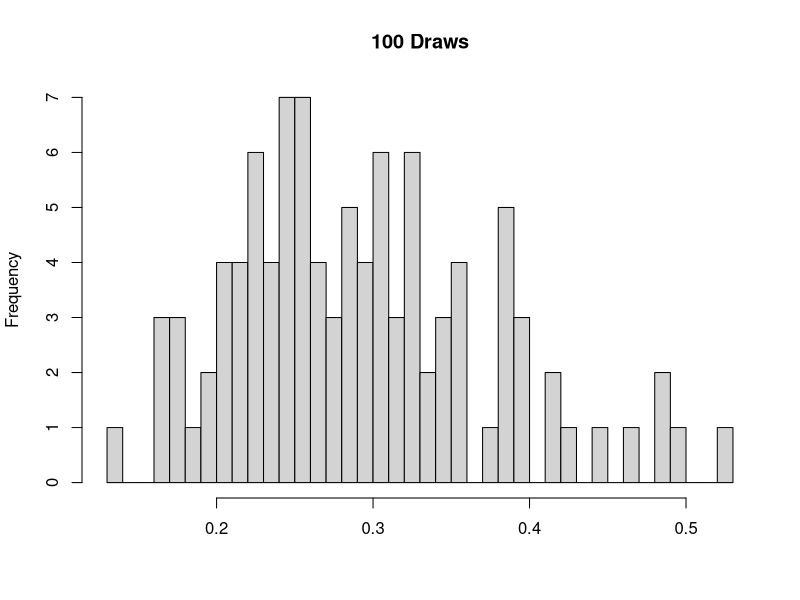
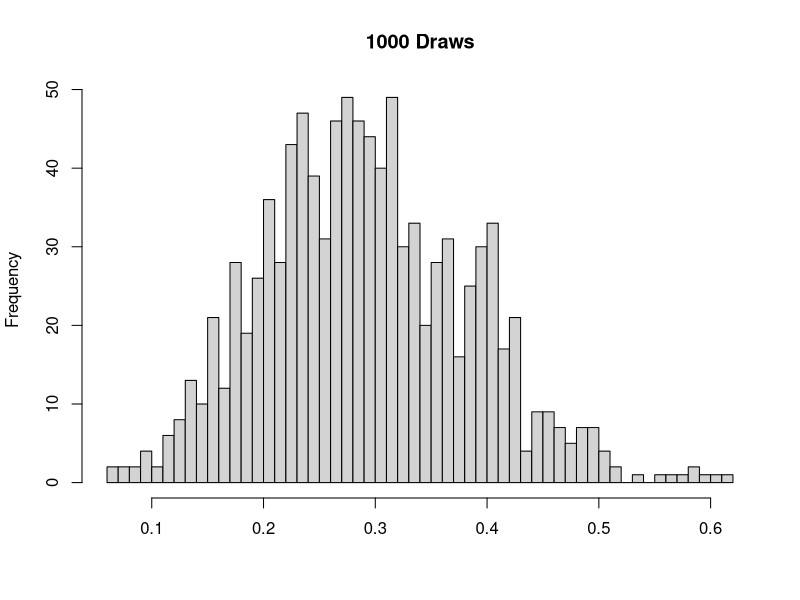
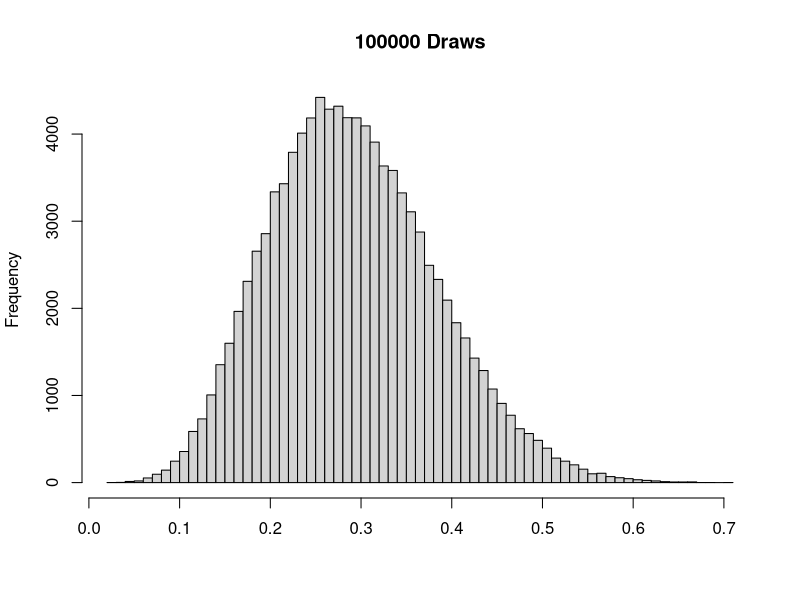
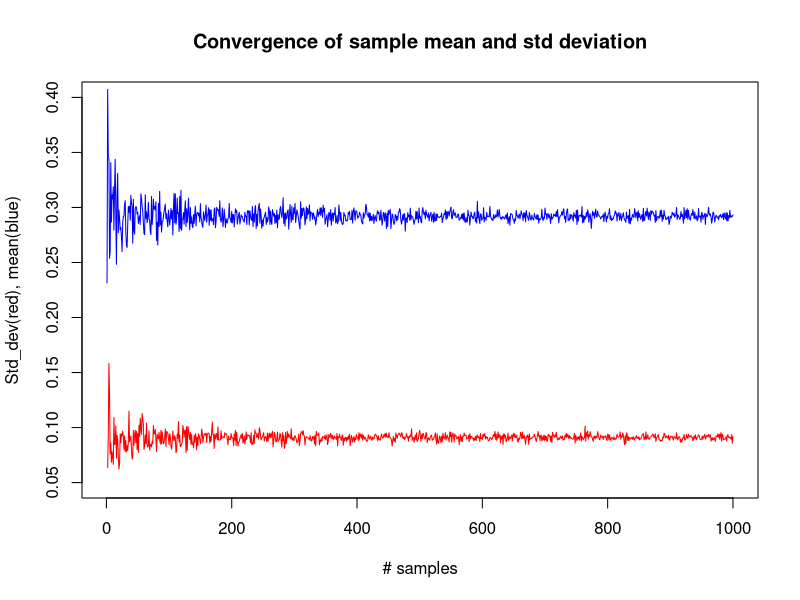
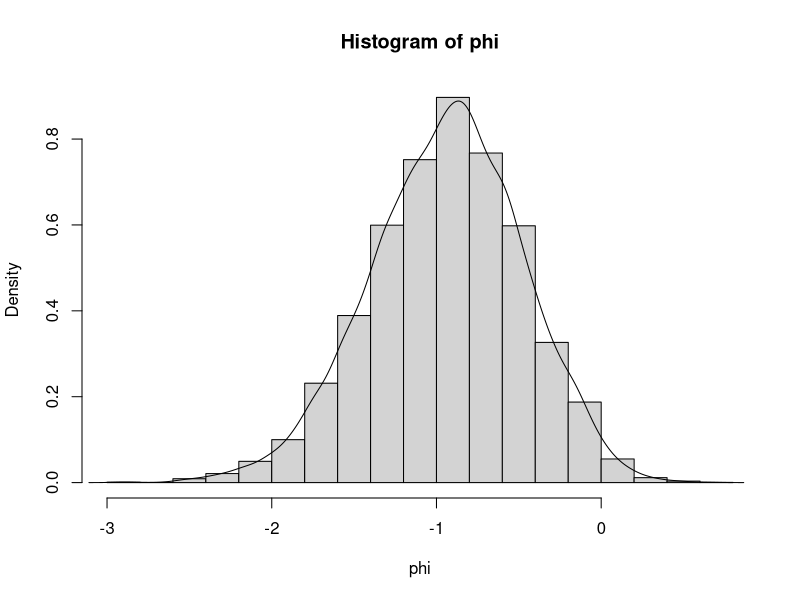
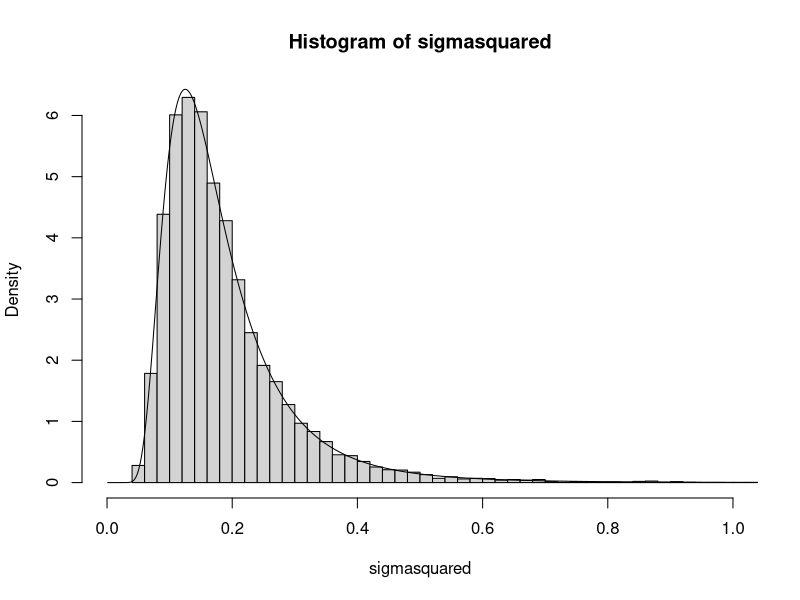
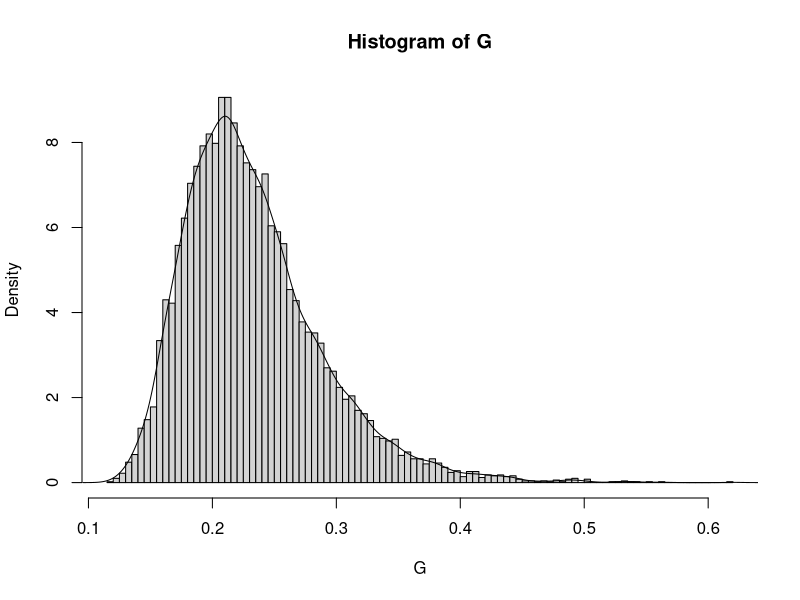
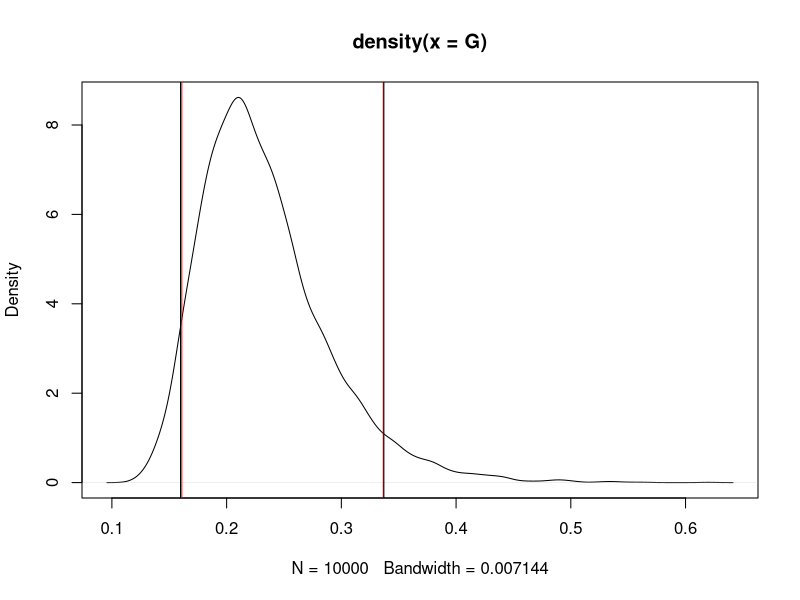

The R source for these figures, in order:
## ---- chunk 1
poster100 <- rbeta(100, 2+5, 2+15)
poster1000 <- rbeta(1000, 2+5, 2+15)
poster100000 <- rbeta(100000, 2+5, 2+15)
hist(poster100, 50, main = "100 Draws", xlab="")
## ---- chunk 2
hist(poster1000, 50, main = "1000 Draws", xlab="")
## ---- chunk 3
hist(poster100000, 50, main = "100000 Draws", xlab="")

a <- 2 + 5
b <- 2 + 15
standard_deviation <- sqrt((a*b) / ((a+b)^2 * (a+b+1) )) 
true_mean <- a / (a + b)
## ---- chunk 4
means <- c()
std_dev <- c()
for (i in 1:1000){
  posteriordraws <- rbeta(i, a, b) 
  means[i] <- mean(posteriordraws)
  std_dev[i] <- sd(posteriordraws)
}
plot(1:1000, means, type = 'l', ylim = c(0.05,0.4), main = "Convergence of sample mean and std deviation", ylab = "Std_dev(red), mean(blue)", col = "blue", xlab = "# samples")
lines(std_dev, col = "red")

print(paste0("True standard deviation: ", standard_deviation))
print(paste0("True mean: ", true_mean))
## ---- chunk 5
true_prob <- pbeta(0.3, 2+5, 2+15, lower.tail = FALSE)
print(paste0("The true probability theta > 0.3: ", true_prob))
poster <- rbeta(10000, 2+5, 2+15) 
sumnewsamples <- sum(poster > 0.3) / 10000
print(paste0("The sampled probability theta > 0.3: ", sumnewsamples))
## ---- chunk 6
phi <- log( poster / (1 - poster))
#density(phi)
hist(phi, freq = FALSE)
lines(density(phi))
## ---- chunk 7
#2
data <- c(44,25, 45, 52, 30, 63, 19, 50, 34, 67)
u <- 3.7
n <- length(data)
t <- sum((log(data) - u) ^ 2) / n
#simulating variance from an inverse chi squared distribtuition
sigmasquared <- (n*t)/rchisq(10000, n)

#pdf for scaled inv chi square in wikipedia, seems different than course page pdf , seq is range of x's we want(0-1 from sigmasquareds), degrees of freedom = n 
theoretical <- (((t * n/2)^(n/2)) / (gamma(n/2)) )*( exp((-n*t) / (seq(0,1, .001) * 2)) / seq(0 , 1, .001) ^ (1 + n/2) )
hist(sigmasquared, 100, xlim=c(0,1), freq = FALSE)
lines(seq(.001,1,.001), theoretical[2:1001])
## ---- chunk 8
#b
G <- 2 * pnorm(sqrt(sigmasquared)/sqrt(2)) - 1
hist(G, 100, freq = FALSE)
lines(density(G))
## ---- chunk 9
#c
equal_tail <- quantile(G, c(.05,.95))

#kernel density estimate
gdens <- density(G)
#plot(gdens)

#source: https://stats.stackexchange.com/questions/240749/how-to-find-95-credible-interval

#sort_gy <- sort(gdens$y, decreasing = TRUE)
test <- cumsum(gdens$y) / sum(gdens$y)
low <- gdens$x[which(test >= .05)][1]
#sort_gx <- sort(gdens$x, decreasing = FALSE)
hi <- gdens$x[which(test >= .95)][1]

#sort_g <- normalize(gdens$y)

#total_sum <- sum(sort_gy)
#sum of a = 1
#a <- sort_gy / total_sum
#crit <- a[which(cumsum(a) >= 0.95)[1]] * total_sum
  
#choose 90% of data from the density
#a <- quantile(test, c(.05, .95))
#b <- sort_g[sort_g < quantile(sort_g, .95) & sort_g > quantile(sort_g,.05) ]
#options(scipen=999)
#gdens$x[max(b)]
#gdens$x[which.max(b)]

plot(density(G))
abline(v=equal_tail[1], col = 'red')
abline(v=equal_tail[2], col = 'red')
abline(v=low)
abline(v=hi)
## ---- chunk 10
#3
#data <- c(40, 303, 326, 285, 296, 314, 20, 308, 299, 296)
radians <- c(-2.44, 2.14, 2.54, 1.83, 2.02, 2.33, -2.79, 2.23, 2.07, 2.02)

posteriorfunc <- function(kvals, data = radians){
  u <- 2.39
  Io <- besselI(kvals, 0)
  #likelihood x prior 
  return( prod( (exp(kvals * cos(data - u))) / (2 * pi * Io) )  * dexp(kvals)  )
}

options(scipen=999)
k_values <- seq(0,10,0.01)
posterior <- c()
for(x in 1:length(k_values)){
  posterior[x] <- posteriorfunc(k_values[x]) #function defaults to radians data if not supplied
}

plot(x= k_values/10, y = posterior/sum(posterior))
#this plots from 0-1 and the area under curve is now normalized to 1
#sum(posterior/sum(posterior))
#k_values[which.max(posterior)]
